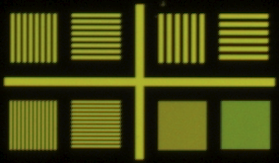
#> input picture CTF/template/template.bmp, 279 x 163 px
$ python -i ctf_analyser.py   (imports and definitions only)
#> lines starting #> are read from the running program, lines starting #| are printed output that depends on the picture; after the words box and inside, x2 and y2 are one past the last pixel; in counts of white or black regions, pixels touching at a corner belong together
#> further down, picture is the input picture: shape (163, 279, 3); mean B, G, R 18.9, 71.2, 68.3
### CTF/utils.py
import numpy as np
from matplotlib.backends.backend_pdf import PdfPages
import cv2


# [7 lines left out: function save_multi_image, not called in this run]


def non_max_suppression_fast(boxes, overlapThresh):
    # If there are no boxes, return an empty list
    if len(boxes) == 0:
        return []

    # Initialize the list of picked indexes
    pick = []

    # Grab the coordinates of the bounding boxes
    x1 = boxes[:, 0]
    y1 = boxes[:, 1]
    x2 = boxes[:, 2]
    y2 = boxes[:, 3]

    # Compute the area of the bounding boxes and sort the bounding
    # boxes by the bottom-right y-coordinate of the bounding box
    area = (x2 - x1 + 1) * (y2 - y1 + 1)
    idxs = np.argsort(y2)

    # Keep looping while some indexes still remain in the indexes list
    while len(idxs) > 0:
        # Grab the last index in the indexes list and add the index value to the list of
        # picked indexes
        last = len(idxs) - 1
        i = idxs[last]
        pick.append(i)

        # Find the largest (x, y) coordinates for the start of the bounding box and the
        # smallest (x, y) coordinates for the end of the bounding box
        xx1 = np.maximum(x1[i], x1[idxs[:last]])
        yy1 = np.maximum(y1[i], y1[idxs[:last]])
        xx2 = np.minimum(x2[i], x2[idxs[:last]])
        yy2 = np.minimum(y2[i], y2[idxs[:last]])

        # Compute the width and height of the bounding box
        w = np.maximum(0, xx2 - xx1 + 1)
        h = np.maximum(0, yy2 - yy1 + 1)

        # Compute the ratio of overlap
        overlap = (w * h) / area[idxs[:last]]

        # Delete all indexes from the index list that have
        idxs = np.delete(idxs, np.concatenate(([last],
                                               np.where(overlap > overlapThresh)[0])))

    # Return only the bounding boxes that were picked
    return boxes[pick].astype("int")


# [12 lines left out: function crop_frame_bbox, not called in this run]

### CTF/ctf_analyser.py
import os
import cv2
import numpy as np
from CTF.utils import crop_frame_bbox, non_max_suppression_fast
from scipy.signal import find_peaks
import matplotlib.pyplot as plt
from scipy.fft import fft
import time
import cProfile
import pstats
from matplotlib.backends.backend_pdf import PdfPages
import pandas as pd


class CTFAnalyser:
    def __init__(self, template_path='template/template.bmp', resolution=(4112, 3008), margin=5,
                 export_pdf_filename=None, show=True):
#> called with template_path = 'template/template.bmp', resolution = (4112, 3008), margin = 5, show = True
        self.show = show
        if show:
            self.window = 'CTF_window'
            cv2.namedWindow(self.window, cv2.WINDOW_NORMAL)
            cv2.resizeWindow(self.window, 1280, 720)
        self.template = cv2.imread(template_path)
        self.width, self.height = resolution
        self.bboxes = []
        self.margin = margin
        self.rel_subboxes = {'13um_h': [223, 103, 268, 148],
                             '13um_v': [161, 103, 204, 148],
                             '27um_h': [74, 103, 117, 148],
                             '27um_v': [11, 103, 54, 148],
                             '54um_h': [74, 15, 117, 60],
                             '54um_v': [11, 15, 54, 60],
                             '108um_h': [223, 15, 268, 60],
                             '108um_v': [161, 15, 204, 60]}
        for key, value in self.rel_subboxes.items():
            value[0] += self.margin
            value[1] += self.margin
            value[2] -= self.margin
            value[3] -= self.margin
        self.sorted_mapping = np.array([10, 11, 12, 8, 9, 7, 2, 1, 6, 3, 5, 4, 13, 14, 15]) - 1
        self.export_pdf_filename = export_pdf_filename
        self.data = []
        if export_pdf_filename:
            plt.ion()
            plt.clf()
            self.pdf_file = PdfPages(export_pdf_filename)
            self.fig = plt.figure(figsize=(15, 10))

    def clear_data(self):
        self.data = []

    def detect_targets(self, main_image, matching_threshold=0.7, nms_threshold=0.3, resize=None):
        # Load the main image and template
#> called with matching_threshold = 0.7, nms_threshold = 0.3
        h, w = self.template.shape[:2]
#> h = 163; w = 279
        # Convert images to grayscale
        main_image_gray = cv2.cvtColor(main_image, cv2.COLOR_BGR2GRAY)
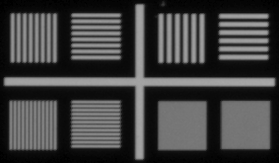
#> main_image_gray: shape (163, 279); min 0, max 168, mean 64.4
        main_image_gray_raw = main_image_gray.copy()
        template_gray = cv2.cvtColor(self.template, cv2.COLOR_BGR2GRAY)

        # Perform template matching
        if resize is not None:
            main_image_gray = cv2.resize(main_image_gray, (
            int(resize * main_image_gray.shape[1]), int(resize * main_image_gray.shape[0])))
            template_gray = cv2.resize(template_gray,
                                       (int(resize * template_gray.shape[1]), int(resize * template_gray.shape[0])))
        res = cv2.matchTemplate(main_image_gray, template_gray, cv2.TM_CCOEFF_NORMED)
#> res = [1]
        loc = np.where(res >= matching_threshold)
#> loc = ([0], [0])

        # Create a list of bounding boxes
        boxes = []
        for pt in zip(*loc[::-1]):
            if resize is not None:
                boxes.append([pt[0] // resize, pt[1] // resize, pt[0] // resize + w, pt[1] // resize + h])
            else:
                boxes.append([pt[0], pt[1], pt[0] + w, pt[1] + h])
#> this loop made 1 pass
#> pt on pass 1: (0, 0)
#> after the loop, boxes = [[0, 0, 279, 163]]

        boxes = np.array(boxes)

        # Apply non-maximum suppression
        nms_boxes = non_max_suppression_fast(boxes, nms_threshold)
#> in non_max_suppression_fast, `x1 = boxes[:, 0]`: x1 = [0]
#> in non_max_suppression_fast, `x2 = boxes[:, 2]`: x2 = [279]
#> in non_max_suppression_fast, `y2 = boxes[:, 3]`: y2 = [163]
#> in non_max_suppression_fast, `area = (x2 - x1 + 1) * (y2 - y1 + 1)`: area = [45920]
#> in non_max_suppression_fast, `idxs = np.argsort(y2)`: idxs = [0]
#> the loop in non_max_suppression_fast, `while len(idxs) > 0:` made 1 pass
#> after the loop in non_max_suppression_fast, `while len(idxs) > 0:`: idxs = empty array; pick = [0]
#> nms_boxes = [[0, 0, 279, 163]]
        nms_boxes_arranged = self.sort_targets(nms_boxes)
#> nms_boxes_arranged = [[0, 0, 279, 163]]
        self.bboxes = nms_boxes_arranged
#> self.bboxes = [[0, 0, 279, 163]]

        # Draw rectangles around the matches
        for i, (startX, startY, endX, endY) in enumerate(nms_boxes_arranged):
            cv2.rectangle(main_image, (startX, startY), (endX, endY), (0, 255, 0), 2)
            cv2.putText(main_image, str(i + 1), (startX, startY), cv2.FONT_HERSHEY_SIMPLEX, 3, (255, 255, 0), 2)
            cv2.drawMarker(main_image, (int((startX + endX) / 2), int((startY + endY) / 2)), (255, 0, 255),
                           markerType=cv2.MARKER_CROSS, markerSize=20, thickness=2)
            # draw rel subboxes
            for key, value in self.rel_subboxes.items():
                x1, y1, x2, y2 = int(startX + value[0]), int(startY + value[1]), int(startX + value[2]), int(
                    startY + value[3])
                cv2.rectangle(main_image, (x1, y1), (x2, y2),
                              (255, 0, 0), 2)
                cv2.putText(main_image, key, (x1, y1),
                            cv2.FONT_HERSHEY_SIMPLEX, 0.3, (0, 255, 255), 1)
                # ctf, _, _ = self.calculate_and_visualize_ctf(main_image_gray, [x1, y1, x2, y2], show=False)
                ctf, mtf, mtf_max_f = self.calculate_and_visualize_mtf(main_image_gray_raw, [x1, y1, x2, y2], key[-1],
                                                            text=f'target: {i + 1}, {key}')
                curr_data = {'target': i + 1, 'subbox': key, 'ctf': ctf, 'mtf': mtf, 'mtf_max_f': mtf_max_f}
                self.data.append(curr_data)
                if ctf is not None:
                    cv2.putText(main_image, f'{int(ctf)} %', ((x1 + x2) // 2, (y1 + y2) // 2),
                                cv2.FONT_HERSHEY_SIMPLEX, 0.5, (0, 0, 255), 2)
#> this loop made 1 pass
#> (startX, startY, endX, endY) on pass 1: (0, 0, 279, 163)
#> pass 1, in calculate_and_visualize_mtf (call 3), `roi = image[y1:y2, x1:x2]`:
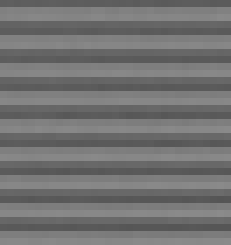
#> roi: shape (35, 33) (shown 7 times larger); min 85, max 139, mean 113.8
#> pass 1, in calculate_and_visualize_mtf (call 4), `roi = image[y1:y2, x1:x2]`:
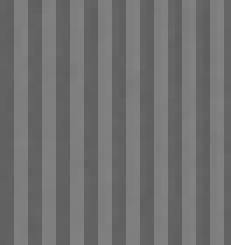
#> roi: shape (35, 33) (shown 7 times larger); min 94, max 130, mean 112
#> pass 1, in calculate_and_visualize_mtf (call 6), `plt.show()`:
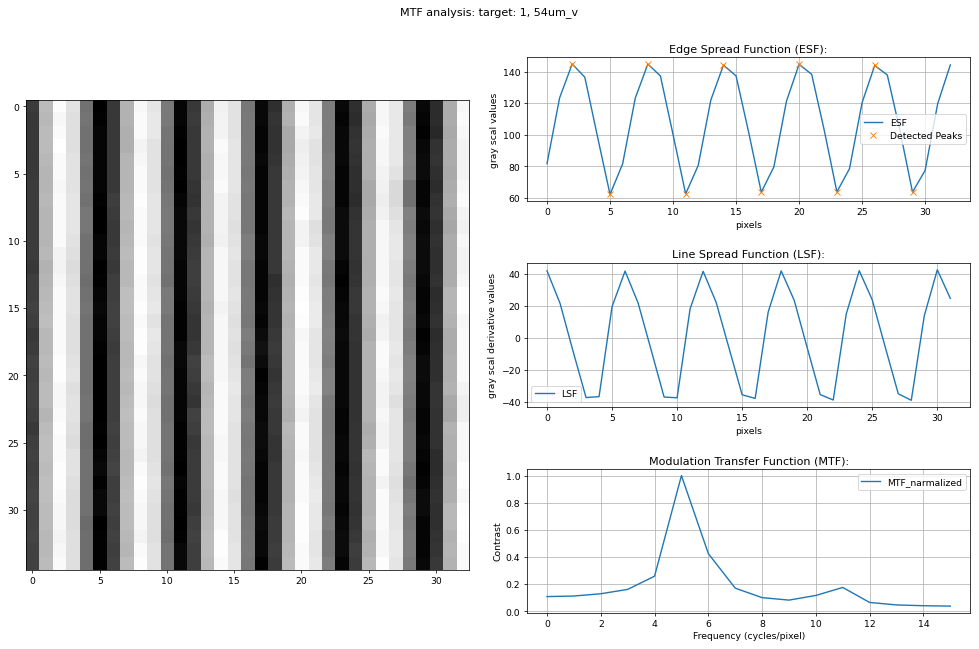
#> figure drawn by matplotlib, 4 panels; panel 2: curve peaks at x = 2, y = 144.8; panel 3: curve peaks at x = 30, y = 42.34; panel 4: curve peaks at x = 5, y = 1
#> pass 1, in calculate_and_visualize_mtf (call 7), `plt.show()`:
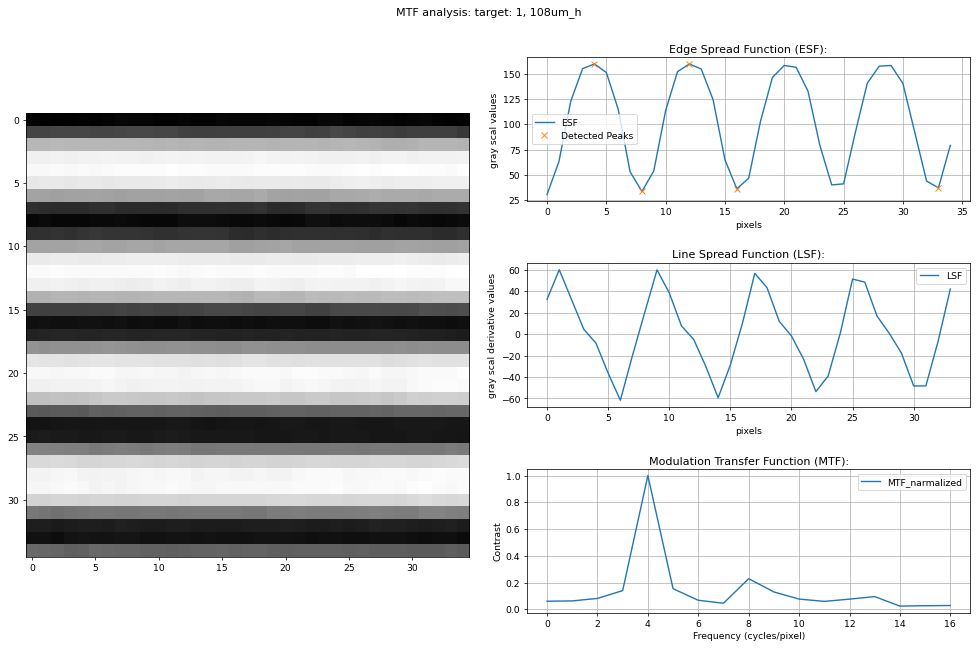
#> figure drawn by matplotlib, 4 panels; panel 2: curve peaks at x = 4, y = 159.7; panel 3: curve peaks at x = 1, y = 59.89; panel 4: curve peaks at x = 4, y = 1
#> pass 1, in calculate_and_visualize_mtf (call 8), `plt.show()`:
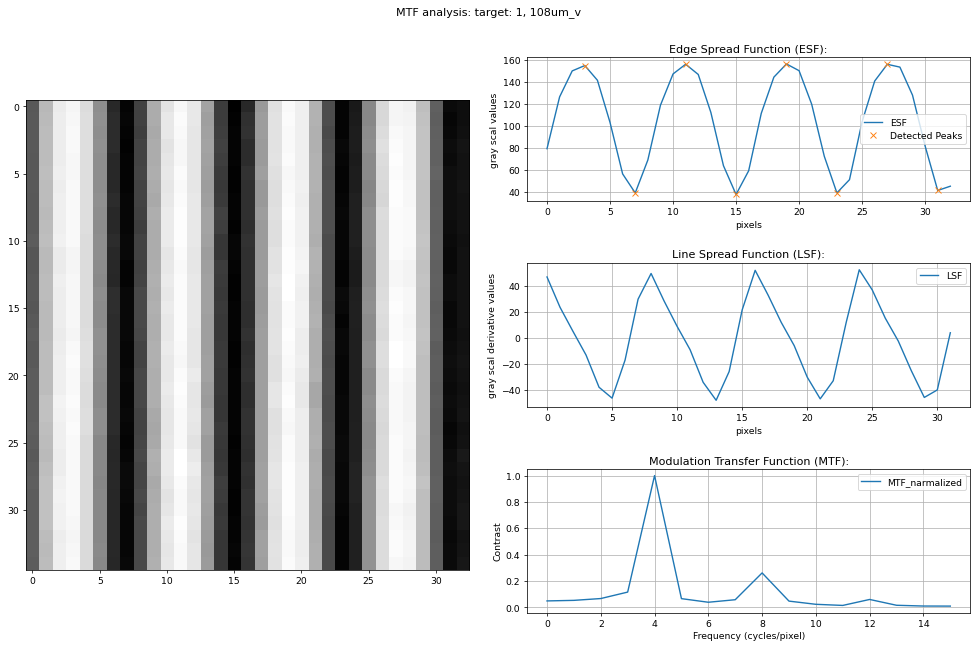
#> figure drawn by matplotlib, 4 panels; panel 2: curve peaks at x = 19, y = 156; panel 3: curve peaks at x = 24, y = 52.49; panel 4: curve peaks at x = 4, y = 1
#> after the loop:
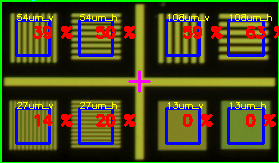
#> main_image: shape (163, 279, 3); 15.17% of pixels changed, all inside (x1, y1, x2, y2) = (0, 0, 279, 163)
#> after the loop, self.data = 8 items

        # Display the result
        if self.show:
            cv2.imshow(self.window, main_image)
            cv2.waitKey(0)
            cv2.destroyAllWindows()

    def sort_targets(self, nms_boxes):
        if len(nms_boxes) != 15:
            print('Not all targets were detected!')
            return nms_boxes
        boxes_percentage = nms_boxes / np.array([self.width, self.height, self.width, self.height]) * 10
        bbox_centers = (boxes_percentage[:, :2] + boxes_percentage[:, 2:]) // 2
        sorted_inds = np.lexsort((bbox_centers[:, 1], bbox_centers[:, 0]))
        nms_boxes_arranged = np.zeros_like(nms_boxes)
        nms_boxes_arranged[self.sorted_mapping] = nms_boxes[sorted_inds]
        return nms_boxes_arranged

    # [34 lines left out: function calculate_and_visualize_ctf, not called in this run]

    def calculate_and_visualize_mtf(self, image, bbox, direction, show=True, text=None, peak_threshold=2):
        # Crop the image to the region of interest
        x1, y1, x2, y2 = bbox
        roi = image[y1:y2, x1:x2]

        # Convert to grayscale if necessary
        if len(roi.shape) == 3:
            roi = cv2.cvtColor(roi, cv2.COLOR_BGR2GRAY)

        # Calculate the Edge Spread Function (ESF)
        if direction == 'h':
            esf = np.mean(roi, axis=1)
        elif direction == 'v':
            esf = np.mean(roi, axis=0)
        else:
            raise ValueError("Direction must be 'h' or 'v'")

        # Find peaks in the ESF
        peaks_up, _ = find_peaks(esf, threshold=peak_threshold)
        peaks_down, _ = find_peaks(-esf, threshold=peak_threshold)
        peaks = np.concatenate((peaks_up, peaks_down))

        # calculate CTF
        if peaks_up.size == 0 or peaks_down.size == 0:
            ctf = 0
        else:
            esf_up = np.mean(esf[peaks_up])
            esf_down = np.mean(esf[peaks_down])
            ctf = (esf_up - esf_down) / (esf_up + esf_down) * 100  # * np.pi /4

        # Calculate the Line Spread Function (LSF) as the derivative of the ESF
        lsf = np.diff(esf)
        # [14 lines of commented-out code are left out]

        if len(lsf) == 0:
            return ctf, None, None

        mtf = np.abs(fft(lsf))
        mtf = mtf[:len(mtf) // 2]  # Use only the first half which is symmetric

        mtf_raw_max = np.max(mtf)
        max_mtf_freq = np.argmax(mtf)

        # Normalize MTF by its maximum value
        mtf_normalized = mtf / np.max(mtf)

        # Visualize MTF if show is True
        if self.show:
            if self.export_pdf_filename is None:
                fig = plt.figure(figsize=(15, 10))
            else:
                fig = self.fig
            fig.suptitle(f'MTF analysis: {text}')
            ax1 = plt.subplot(121)
            ax1.imshow(roi, cmap='gray')
            ax2 = plt.subplot(322)
            ax2.plot(esf, label='ESF')
            ax2.plot(peaks, esf[peaks], "x", label='Detected Peaks')
            ax2.set_xlabel('pixels')
            ax2.set_ylabel('gray scal values')
            ax2.set_title(f'Edge Spread Function (ESF):')
            ax2.legend()
            ax2.grid(True)

            ax3 = plt.subplot(324)
            ax3.plot(lsf, label='LSF')
            ax3.set_xlabel('pixels')
            ax3.set_ylabel('gray scal derivative values')
            ax3.set_title(f'Line Spread Function (LSF):')
            ax3.legend()
            ax3.grid(True)

            ax4 = plt.subplot(326)
            ax4.plot(mtf_normalized, label='MTF_narmalized')
            # ax4.plot(mtf, label='MTF')
            ax4.set_xlabel('Frequency (cycles/pixel)')
            ax4.set_ylabel('Contrast')
            ax4.set_title('Modulation Transfer Function (MTF):')
            ax4.legend()
            ax4.grid(True)
            fig.tight_layout(pad=2)
            plt.show()
            if self.export_pdf_filename is not None:
                plt.pause(0.00001)
                fig.savefig(self.pdf_file, format='pdf')
                fig.clear()
        return ctf, mtf_raw_max, max_mtf_freq

    # [29 lines left out: function get_boxes_zoomed, not called in this run]

    def export(self, filename):
        pd.DataFrame(self.data).to_csv(filename, index=False)
        print('Data exported to:', filename)

    # [5 lines left out: function close, not called in this run]


# [44 lines not run here, left out]

>>> import cv2
>>> picture = cv2.imread('template/template.bmp')
>>> result = CTFAnalyser().detect_targets(picture)
